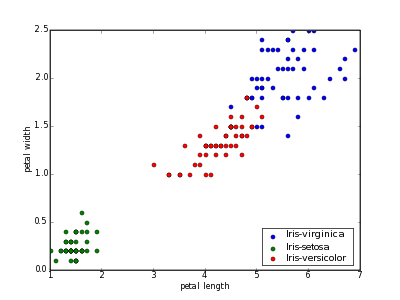

The script that saved this image:
import matplotlib
matplotlib.use('Agg')
from pylab import *
import urllib
import csv

def webshow( img ):
    savefig( img, dpi=50 )
    print 'Content-Type: text/html\n'
    print '<img width="400" height="300" src="'+img+'" />'

f = "http://ivle.informatics.unimelb.edu.au/"
f += "media/subjects/600151/exercise_data/iris.csv"
webdata = urllib.urlopen(f,"r")
data = list(csv.reader(webdata))
# use dictionary for keeping the list
# petal_length['Iris-setosa'] contains a list of measurements
# petal_length['Iris-setosa'] = [4.0 4.0 3.0 etc] 
petal_length = {} 
petal_width = {}


for row in data:
    # 3 species:
    # Iris-setosa, Iris-versicolour, or Iris-virginica
    species = row[4]
    if species not in petal_length:
        petal_length[species] = []
        petal_width[species] = []	
    # third column contains petal length
    petal_length[species].append( float(row[2]) ) 
    # fourth column contains petal width
    petal_width[species].append( float(row[3]) ) 

clf()
for species in petal_length: # for all 3 species
    # call plot function to generate scatter plot
    # use "o" argument to generate circle marker
    plot( petal_length[species], petal_width[species], "o" )

all_species = petal_length
legend(all_species,loc='lower right', numpoints=1)    
ylabel("petal width")
xlabel("petal length")

webshow("iris.png")
